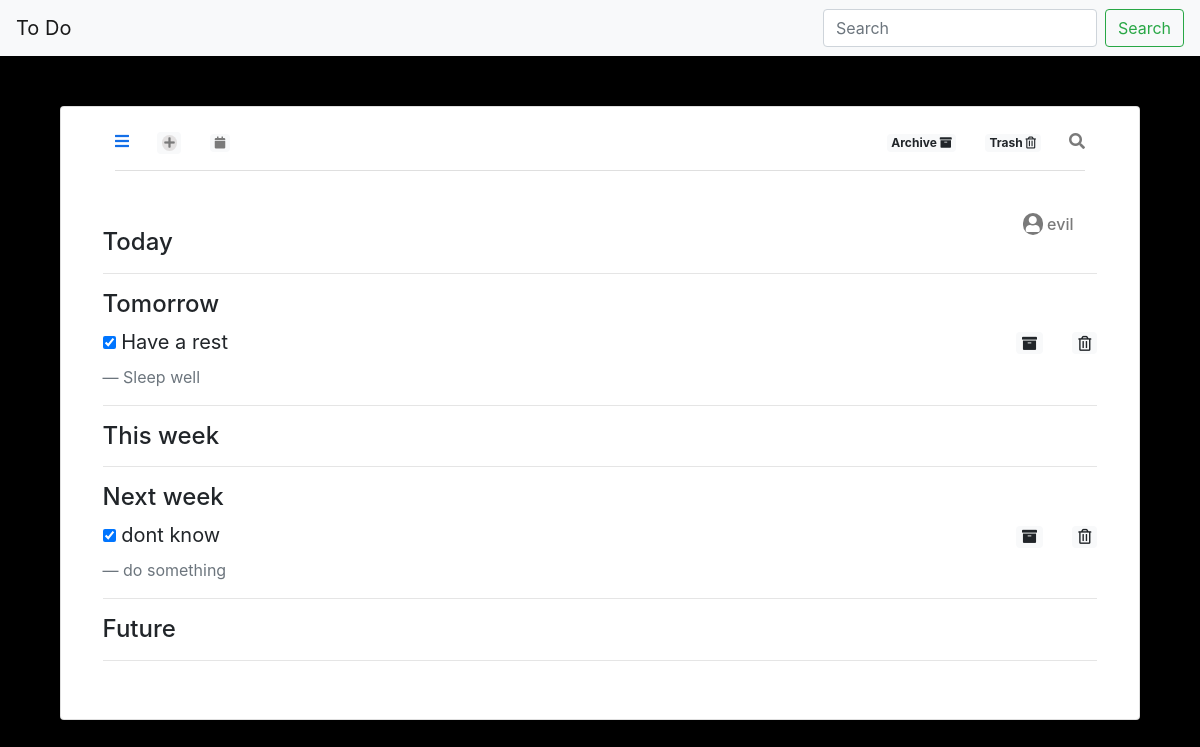
Screenshot of / (signed in) with the database file from the repository.
### notes/models.py (models this page shows)
class Users_notes(models.Model):
	user = models.OneToOneField(User, on_delete = models.CASCADE)
	notes = models.ManyToManyField(ToDoList_data, blank = True)

class ToDoList_data(models.Model):
	title = models.TextField()
	text = models.TextField()
	when = models.CharField(max_length = 20, choices = WHEN, default = 'Today')
	date_created = models.DateTimeField()
	done = models.BooleanField(default = False)
	archive = models.BooleanField(default = False)
	deleted = models.BooleanField(default = False)
	user = models.ForeignKey(User, on_delete = models.CASCADE)

### home/views.py (the view)
# urls.py: path('', views.HomeView.as_view(), name = "HomeView"),
class HomeView(TemplateView):
	model = Users_notes
	template_name = 'home/home.html'
	def get_context_data(self, **kwargs):
		context = super().get_context_data(**kwargs)
		context['data'] = Users_notes.objects.get(user = self.request.user)
		context['sort_by_when'] = ['Today', 'Tomorrow', 'This week', 'Next week', 'Future']
		context['today'] = timezone.now()
		return context

### templates/home/home.html
{% include '../include/header.html' %}
            <div class="card-body">
                <span class = "float-right">
                    <i class = "fas fa-user"></i>
                    <span class = "mr-4">{{ data.user }}</span>
                </span>
                {% for time in sort_by_when %}
                    <p>
                        <h4> {{ time }}</h4>
                        {% for datas in data.user.users_notes.notes.all %}
                            {% if time == datas.get_when_display and datas.deleted == False and datas.archive == False %}
                                <blockquote class="blockquote">
                                    <p class="mb-0">
                                        <input type = "checkbox" value = "{{ datas.id }}" id = "{{ datas.id }}" {% if datas.done == True %} checked {% endif %}>
                                        <label for = "{{ datas.id }}">{{ datas.title }}</label>
                                        <span class = "float-right">
                                            <a class = "badge badge-light mr-4" href = "/note/{{ datas.id }}/archive/">
                                                <i class="fas fa-archive"></i>
                                            </a>
                                            <a class = "badge badge-light" href = "/note/{{ datas.id }}/delete/">
                                                <i class = "far fa-trash-alt"></i>
                                            </a>
                                        </span>
                                    </p>
                                    <footer class="blockquote-footer">{{ datas.text }}</footer>
                                </blockquote>
                            {% endif %}
                        {% endfor %}
                    </p>
                    <hr>
                {% endfor %}
            </div>
        </div>
    </div>
</body>
</html>

### static/css/style.css (style rules this page uses)
body { background-color: #000 }
.float-right { color: #7a7a7a; font-weight: 450 }
.fa-thumb-tack, .fa-exchange, .fa-user { background-color: #7a7a7a; color: white; display: inline-block; border-radius: 25px; padding: 3px }
.card-body { margin: 2% }

### rows the page displays
Users_notes: user "evil"
ToDoList_data: done "☑", title "Have a rest", text "Sleep well"
ToDoList_data: done "☑", title "dont know", text "do something"

### other values shown
{{ time }} "Today" "Tomorrow" "This week" "Next week" "Future"
